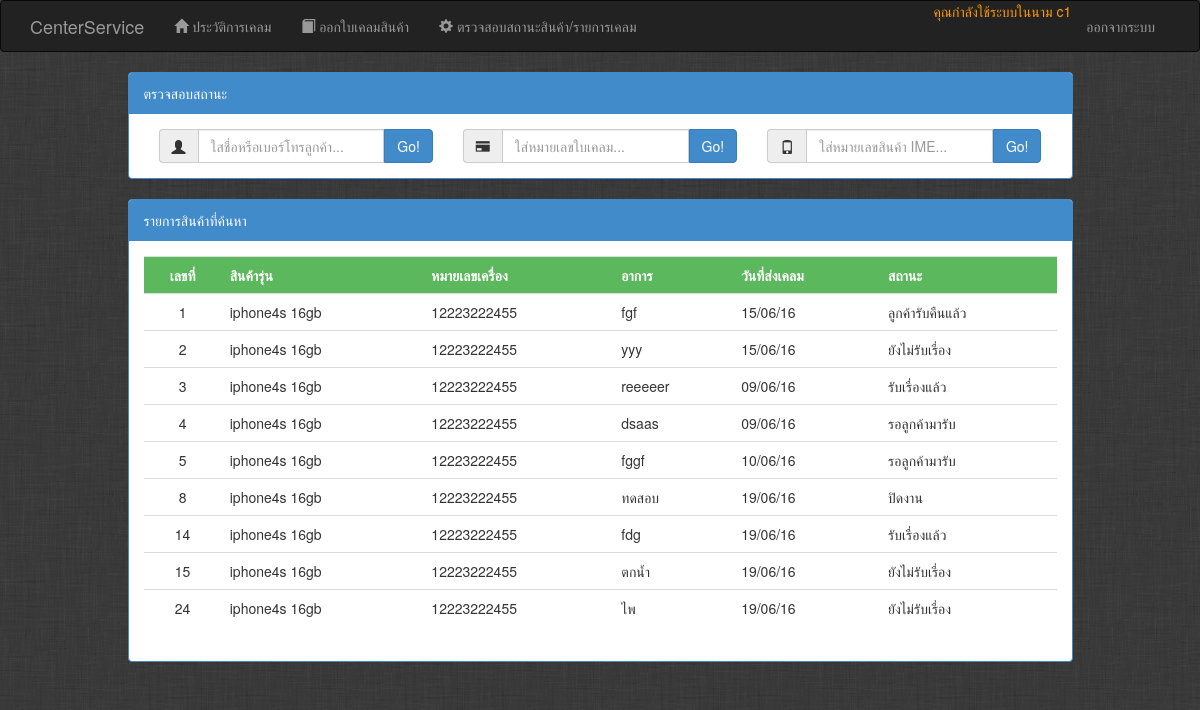
Page /User/Search_job.php?customerime=12223222455 (signed in) on the committed database.
### tables this page shows
CREATE TABLE IF NOT EXISTS `job_service` (
  `id` int(11) NOT NULL AUTO_INCREMENT COMMENT 'หมายเลขใบฝาก',
  `user_id` int(11) NOT NULL COMMENT 'สาขา',
  `employees_id` int(11) NOT NULL COMMENT 'พนักงาน',
  `customers_id` int(11) NOT NULL COMMENT 'รหัสลูกค้า',
  `product_id` int(11) NOT NULL COMMENT 'สินค้า',
  `job_manner` varchar(255) DEFAULT NULL COMMENT 'อาการ',
  `job_details` text COMMENT 'รายละเอียด',
  `attachment` varchar(255) DEFAULT NULL COMMENT 'อุปกรณ์ที่นำมาด้วย',
  `price_service` int(11) DEFAULT '0' COMMENT 'ค่าบริการ',
  `job_note` text COMMENT 'หมายเหตุ',
  `sta_date` datetime DEFAULT NULL COMMENT 'วันที่ส่งเรื่งเคลม',
  `get_date` datetime DEFAULT NULL COMMENT 'วันที่รับเรื่อง',
  `close_date` datetime DEFAULT NULL COMMENT 'วันที่ปิดงาน',
  `wait_date` datetime DEFAULT NULL COMMENT 'วันที่สาขารับคืน',
  `end_date` datetime DEFAULT NULL COMMENT 'วันที่ลูกค้ารับคืน',
  `status` enum('ยังไม่รับเรื่อง','รับเรื่องแล้ว','ปิดงาน','รอลูกค้ามารับ','ลูกค้ารับคืนแล้ว') DEFAULT 'ยังไม่รับเรื่อง' COMMENT 'สถานะ',
  `note_end` text COMMENT 'หมายเหตุการเคลม',
  `totlo_price` int(11) DEFAULT '0' COMMENT 'ยอดที่ต้องชำระทั้งหมด',
  `suppliers_id` int(11) DEFAULT NULL COMMENT 'ศูนย์บริการ',
  PRIMARY KEY (`id`),
  KEY `fk_job_service_employees1_idx` (`employees_id`),
  KEY `fk_job_service_product2_idx` (`product_id`),
  KEY `fk_job_service_user1_idx` (`user_id`),
  KEY `fk_job_service_suppliers1_idx` (`suppliers_id`),
  KEY `fk_job_service_customers1_idx` (`customers_id`)
);

CREATE TABLE IF NOT EXISTS `product` (
  `id` int(11) NOT NULL AUTO_INCREMENT COMMENT 'รหัส',
  `product_category_id` int(11) NOT NULL COMMENT 'ประเภทสินค้า',
  `brand_id` int(11) NOT NULL COMMENT 'ยี่ห้อ',
  `model` varchar(255) NOT NULL COMMENT 'รุ่น',
  `color_id` int(11) NOT NULL COMMENT 'สี',
  `ime` varchar(45) NOT NULL COMMENT 'หมายเลขสินค้า',
  `customers_id` int(11) NOT NULL COMMENT 'รหัสลูกค้า',
  PRIMARY KEY (`id`),
  UNIQUE KEY `ime_UNIQUE` (`ime`),
  KEY `fk_product_product_category1_idx` (`product_category_id`),
  KEY `fk_product_brand1_idx` (`brand_id`),
  KEY `fk_product_color1_idx` (`color_id`),
  KEY `fk_product_customers1_idx` (`customers_id`)
);

### User/Search_job.php (the view, shortened to what this page needs)
<?php
include 'header.php';
include 'men.php';
include '../dbconn.php';
?>
<div class="container">
    <div class="row">
        <div class="col-md-1"></div>
        <div class="col-md-10">
            <div class="panel panel-primary">
                <div class="panel-heading">ตรวจสอบสถานะ
                </div>
                <div class="panel-body">
                  <form method="post" action="<?php echo $_SERVER['PHP_SELF'];?>" class="form-inline">
                      <div class="col-md-4">
                           <div class="form-group">
                            <div class="input-group">
                               <div class="input-group-addon" id="sizing-addon3"><span class="glyphicon glyphicon-user"  ></span></div>
                               <input type="text" class="form-control" name="customermane" placeholder="ใสชื่อหรือเบอร์โทรลูกค้า...">
                                <span class="input-group-btn">
                                    <button class="btn btn-primary" type="submit">Go!</button>
                                </span>
                            </div>
                          </div>
                      </div>
                  </form>
                  <form method="GET" action="<?php echo $_SERVER['PHP_SELF'];?>" class="form-inline">
                        <div class="col-md-4">
                              <div class="input-group">
                                <div class="input-group-addon" id="sizing-addon3"><span class="glyphicon glyphicon-credit-card"  ></span></div>
                                <input type="text" class="form-control" name="jobid" placeholder="ใส่หมายเลขใบเคลม...">
                                <span class="input-group-btn">
                                    <button class="btn btn-primary" type="submit">Go!</button>
                                </span>
                              </div>
                        </div>
                  </form>
                  <form method="GET" action="<?php echo $_SERVER['PHP_SELF'];?>" class="form-inline">
                        <div class="col-md-4">
                              <div class="input-group">
                                <div class="input-group-addon" id="sizing-addon3"><span class="glyphicon glyphicon-phone"  ></span></div>
                                <input type="text" class="form-control" name="customerime" placeholder="ใส่หมายเลขสินค้า IME...">
                                <span class="input-group-btn">
                                    <button class="btn btn-primary" type="submit">Go!</button>
                                </span>
                              </div>
                        </div>
                  </form>
                </div>
            </div>
        </div>
        <div class="col-md-1"></div>
    </div>
    <div class="row">
        <div class="col-md-1"></div>
        <div class="col-md-10">
            <?php
        if(isset($_GET['customerime']))
            {
            $cime=$_GET['customerime'];
            $sqli5 = "SELECT * FROM product WHERE ime LIKE '$cime%' ORDER BY ime ASC ";
            $resulti5 = $conn->query($sqli5);
            $rsi5=mysqli_fetch_array($resulti5);
             $sqli23 = "SELECT * FROM job_service where product_id='$rsi5[id]'";
             $resulti23 = $conn->query($sqli23) ;
        ?>
        <div class="panel panel-primary">
                <div class="panel-heading">รายการสินค้าที่ค้นหา</div>
                <div class="panel-body">
                    <table class="table table-success table-hover">
                            <tr class="btn-success">
                                <th while="10%"><center>เลขที่</center></th>
                                <th while="30%">สินค้ารุ่น</th>
                                <th while="20%">หมายเลขเครื่อง</th>
                                <th while="20%">อาการ</th>
                                <th while="10%">วันที่ส่งเคลม</th>
                                <th while="10%">สถานะ</th>
                            </tr>
                            <?php while($rsi23=mysqli_fetch_array($resulti23)){
                                $date1 = date_create($rsi23['sta_date']);
                            ?>
                            <tr>
                                <td><center><?php echo $rsi23['id'];?></center></td>
                                <td><?php echo $rsi5['model'];?></td>
                                <td><?php echo $rsi5['ime'];?></td>
                                <td><?php echo $rsi23['job_manner'];?></td>
                                <td><?php echo date_format($date1,'d/m/y');?></td>
                                <td><?php echo $rsi23['status'];?></td>
                            </tr>
                    <?php
            }}
                    ?>
                        </table>
                </div>
            </div>
                </div>
                </div>
        </div>
        </div>
        <div class="col-md-1"></div>
<?php
include '../footer.php'
?>

### rows in the picture
job_service: id "1", product.model "iphone4s 16gb", product.ime "12223222455", job_manner "fgf", sta_date "15/06/16", status "ลูกค้ารับคืนแล้ว"
job_service: id "2", product.model "iphone4s 16gb", product.ime "12223222455", job_manner "yyy", sta_date "15/06/16", status "ยังไม่รับเรื่อง"
job_service: id "3", product.model "iphone4s 16gb", product.ime "12223222455", job_manner "reeeeer", sta_date "09/06/16", status "รับเรื่องแล้ว"
job_service: id "4", product.model "iphone4s 16gb", product.ime "12223222455", job_manner "dsaas", sta_date "09/06/16", status "รอลูกค้ามารับ"
job_service: id "5", product.model "iphone4s 16gb", product.ime "12223222455", job_manner "fggf", sta_date "10/06/16", status "รอลูกค้ามารับ"
job_service: id "8", product.model "iphone4s 16gb", product.ime "12223222455", job_manner "ทดสอบ", sta_date "19/06/16", status "ปิดงาน"
job_service: id "14", product.model "iphone4s 16gb", product.ime "12223222455", job_manner "fdg", sta_date "19/06/16", status "รับเรื่องแล้ว"
job_service: id "15", product.model "iphone4s 16gb", product.ime "12223222455", job_manner "ตกน้ำ", sta_date "19/06/16", status "ยังไม่รับเรื่อง"
job_service: id "24", product.model "iphone4s 16gb", product.ime "12223222455", job_manner "ไพ", sta_date "19/06/16", status "ยังไม่รับเรื่อง"

### other values in the picture
$_SESSION['user']['username'] "c1"
